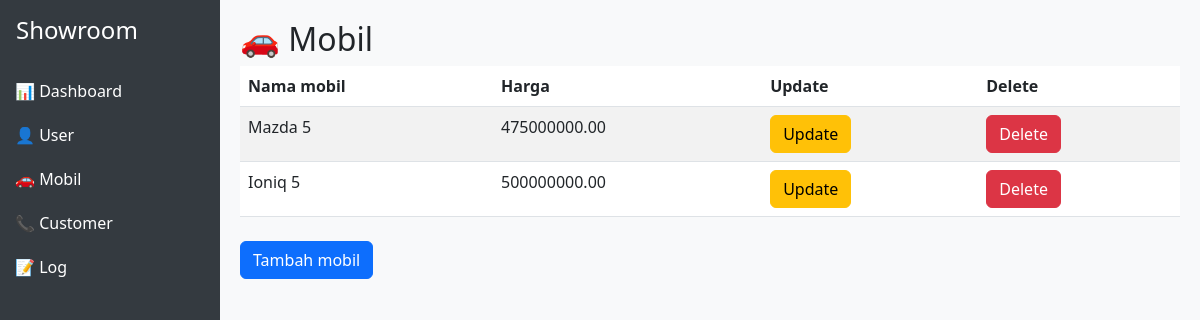
The app's page /dashboard/car_list/ with its own data.
### cars/models.py (models this page shows, shortened)
class Cars(models.Model):
    id = models.AutoField(primary_key=True)
    nama = models.CharField(max_length=100)
    harga = models.DecimalField(max_digits=12, decimal_places=2)
    merek = models.CharField(max_length=50)
    model = models.CharField(max_length=50)
    tahun = models.IntegerField()
    kilometer = models.IntegerField()
    transmisi = models.CharField(max_length=20, choices=[('auto','Otomatis'), ('manual', 'Manual')])
    jenis_bahan_bakar = models.CharField(max_length=20, choices=[('bensin','Bensin'), ('diesel', 'Diesel'), ('elektrik', 'Elektrik')])
    mesin = models.CharField(max_length=50)
    tempat_duduk = models.IntegerField()
    deskripsi = models.TextField()
    gambar = models.ImageField(upload_to='cars/images/',blank=True, null=True)

### cars/views.py (the view)
# urls.py: path('dashboard/car_list/',dashboard_car_list, name='dashboard_car_list'),
def dashboard_car_list(request):
    context = {
        'cars' : Cars.objects.all()
    }
    return render(request,'cars/dashboard/car_list.html',context)

### cars/templates/cars/dashboard/car_list.html
{% extends "base.html" %}
{% block content %}
<h2>🚗 Mobil</h2>
<table class="table table-striped">
  <thead>
    <tr>
      <th>Nama mobil</th>
      <th>Harga</th>
      <th>Update</th>
      <th>Delete</th>
    </tr>
  </thead>
  <tbody>
    {% for car in cars %}
    <tr>
      <td>{{ car.nama }}</td>
      <td>{{ car.harga }}</td>
      <td><a href="" class="btn btn-warning">Update</td>
      <td><a href="" class="btn btn-danger">Delete</td>
    </tr>
    {% endfor %}
  </tbody>
</table>
<a href="{% url 'create_car'%}" class="btn btn-primary mt-2">Tambah mobil</a>
{% endblock content %}

### templates/base.html (style rules this page uses)
body { min-height: 100vh; display: flex; }

### records on screen
Cars: nama "Mazda 5", harga "475000000.00"
Cars: nama "Ioniq 5", harga "500000000.00"
